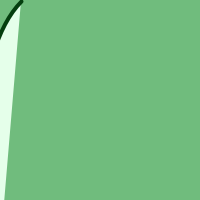
Frame 1 (no input)
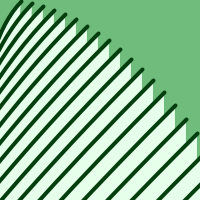
Frame 60 (the mouse pressed at the canvas centre just before this capture)
Frame 120 (the mouse held since frame 60 and released just before this capture): identical to frame 60, image omitted

The Processing sketch that drew these frames (run headless with seeded random() and noise(); from frame 60 on, the mouse is pressed at the canvas centre):

// Processing sketch: processing_93117
// ── processing_93117.pde

int y=5;
int x=10;

void setup () {
  size (200,200);
background (112,188,125);
} 


void draw() {
int spacing= 11;
stroke (4,62,14);
  strokeWeight (4);
    x=x+spacing;
    stroke (4,62,14);
    fill (229,255,234);
     
curve(x-40, x*x, x-37, x*x, x, x*x/290, x*x, x-37);


}
